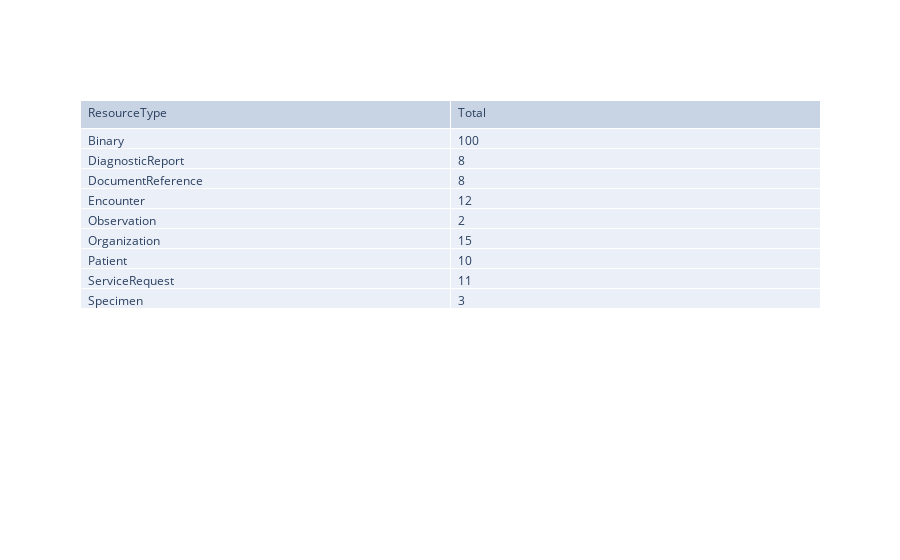

The code cell stored with this chart in its notebook:
### Code cell
import pandas as pd
import plotly.graph_objects as go

sql = """
      select ResourceType, count(*) Total from HSFHIR_X0001_R.Rsrc group by ResourceType
      """

cursor.execute(sql)
data = cursor.fetchall()
column_names = [desc[0] for desc in cursor.description]
dfResource = pd.DataFrame(data, columns=column_names)

figResource = go.Figure(data=[go.Table(
    header=dict(values=list(dfResource.columns),
                align='left'),
    cells=dict(values=[dfResource.ResourceType, dfResource.Total],
               align='left'))
])

figResource.show()

### Figure 1 — Plotly figure (JSON) as saved in the notebook; plotly's stock layout.template omitted (floating-point values rounded to 4 significant figures)
{"data": [{"cells": {"align": "left", "values": [["Binary", "DiagnosticReport", "DocumentReference", "Encounter", "Observation", "Organization", "Patient", "ServiceRequest", "Specimen"], [100, 8, 8, 12, 2, 15, 10, 11, 3]]}, "header": {"align": "left", "values": ["ResourceType", "Total"]}, "type": "table"}], "layout": {}}
